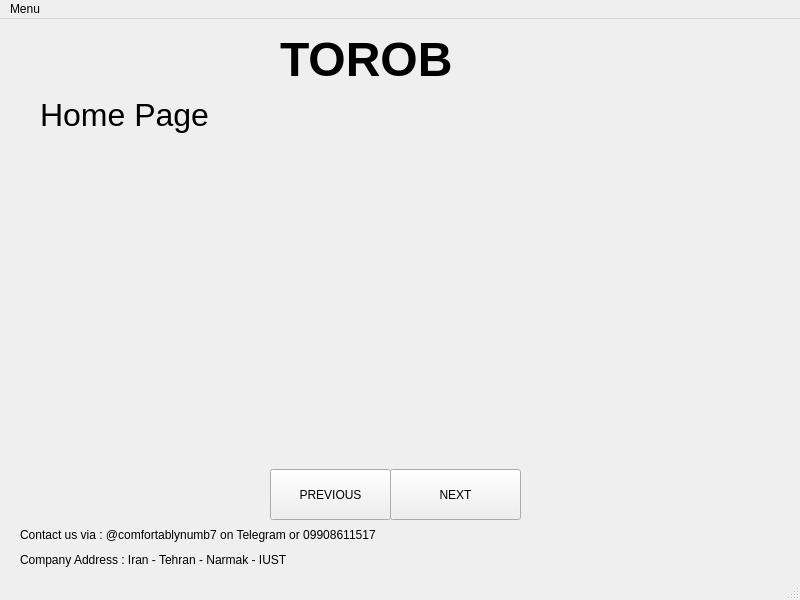
<?xml version="1.0" encoding="UTF-8"?>
<ui version="4.0">
 <class>MainWindow</class>
 <widget class="QMainWindow" name="MainWindow">
  <property name="geometry">
   <rect>
    <x>0</x>
    <y>0</y>
    <width>800</width>
    <height>600</height>
   </rect>
  </property>
  <property name="windowTitle">
   <string>MainWindow</string>
  </property>
  <widget class="QWidget" name="centralwidget">
   <widget class="QLabel" name="photo1">
    <property name="geometry">
     <rect>
      <x>140</x>
      <y>130</y>
      <width>521</width>
      <height>311</height>
     </rect>
    </property>
    <property name="text">
     <string/>
    </property>
    <property name="pixmap">
     <pixmap>clothes.png</pixmap>
    </property>
    <property name="scaledContents">
     <bool>true</bool>
    </property>
   </widget>
   <widget class="QLabel" name="label">
    <property name="geometry">
     <rect>
      <x>40</x>
      <y>60</y>
      <width>201</width>
      <height>71</height>
     </rect>
    </property>
    <property name="font">
     <font>
      <pointsize>24</pointsize>
     </font>
    </property>
    <property name="text">
     <string>Home Page</string>
    </property>
   </widget>
   <widget class="QLabel" name="label_2">
    <property name="geometry">
     <rect>
      <x>280</x>
      <y>10</y>
      <width>381</width>
      <height>61</height>
     </rect>
    </property>
    <property name="font">
     <font>
      <pointsize>36</pointsize>
      <weight>75</weight>
      <bold>true</bold>
     </font>
    </property>
    <property name="text">
     <string>TOROB</string>
    </property>
   </widget>
   <widget class="QPushButton" name="next">
    <property name="geometry">
     <rect>
      <x>390</x>
      <y>450</y>
      <width>131</width>
      <height>51</height>
     </rect>
    </property>
    <property name="text">
     <string>NEXT</string>
    </property>
   </widget>
   <widget class="QPushButton" name="previous">
    <property name="geometry">
     <rect>
      <x>270</x>
      <y>450</y>
      <width>121</width>
      <height>51</height>
     </rect>
    </property>
    <property name="text">
     <string>PREVIOUS</string>
    </property>
   </widget>
   <widget class="QLabel" name="label_3">
    <property name="geometry">
     <rect>
      <x>20</x>
      <y>490</y>
      <width>761</width>
      <height>51</height>
     </rect>
    </property>
    <property name="text">
     <string>Contact us via : @comfortablynumb7 on Telegram or 09908611517                                                                                          </string>
    </property>
   </widget>
   <widget class="QLabel" name="label_4">
    <property name="geometry">
     <rect>
      <x>20</x>
      <y>530</y>
      <width>751</width>
      <height>21</height>
     </rect>
    </property>
    <property name="text">
     <string>Company Address : Iran - Tehran - Narmak - IUST </string>
    </property>
   </widget>
  </widget>
  <widget class="QMenuBar" name="menubar">
   <property name="geometry">
    <rect>
     <x>0</x>
     <y>0</y>
     <width>800</width>
     <height>26</height>
    </rect>
   </property>
   <widget class="QMenu" name="menuMenu">
    <property name="title">
     <string>Menu</string>
    </property>
    <addaction name="actionCtegories"/>
    <addaction name="actionProfile_Page"/>
    <addaction name="actionLogin_Page"/>
    <addaction name="actionFavorites"/>
   </widget>
   <addaction name="menuMenu"/>
  </widget>
  <widget class="QStatusBar" name="statusbar"/>
  <action name="actionCtegories">
   <property name="text">
    <string>Ctegories</string>
   </property>
   <property name="font">
    <font>
     <pointsize>18</pointsize>
    </font>
   </property>
  </action>
  <action name="actionProfile_Page">
   <property name="text">
    <string>Profile Page</string>
   </property>
   <property name="font">
    <font>
     <pointsize>18</pointsize>
    </font>
   </property>
  </action>
  <action name="actionLogin_Page">
   <property name="text">
    <string>Login Page</string>
   </property>
   <property name="font">
    <font>
     <pointsize>18</pointsize>
    </font>
   </property>
  </action>
  <action name="actionFavorites">
   <property name="text">
    <string>Favorites</string>
   </property>
   <property name="font">
    <font>
     <pointsize>18</pointsize>
    </font>
   </property>
  </action>
 </widget>
 <resources/>
 <connections/>
</ui>
